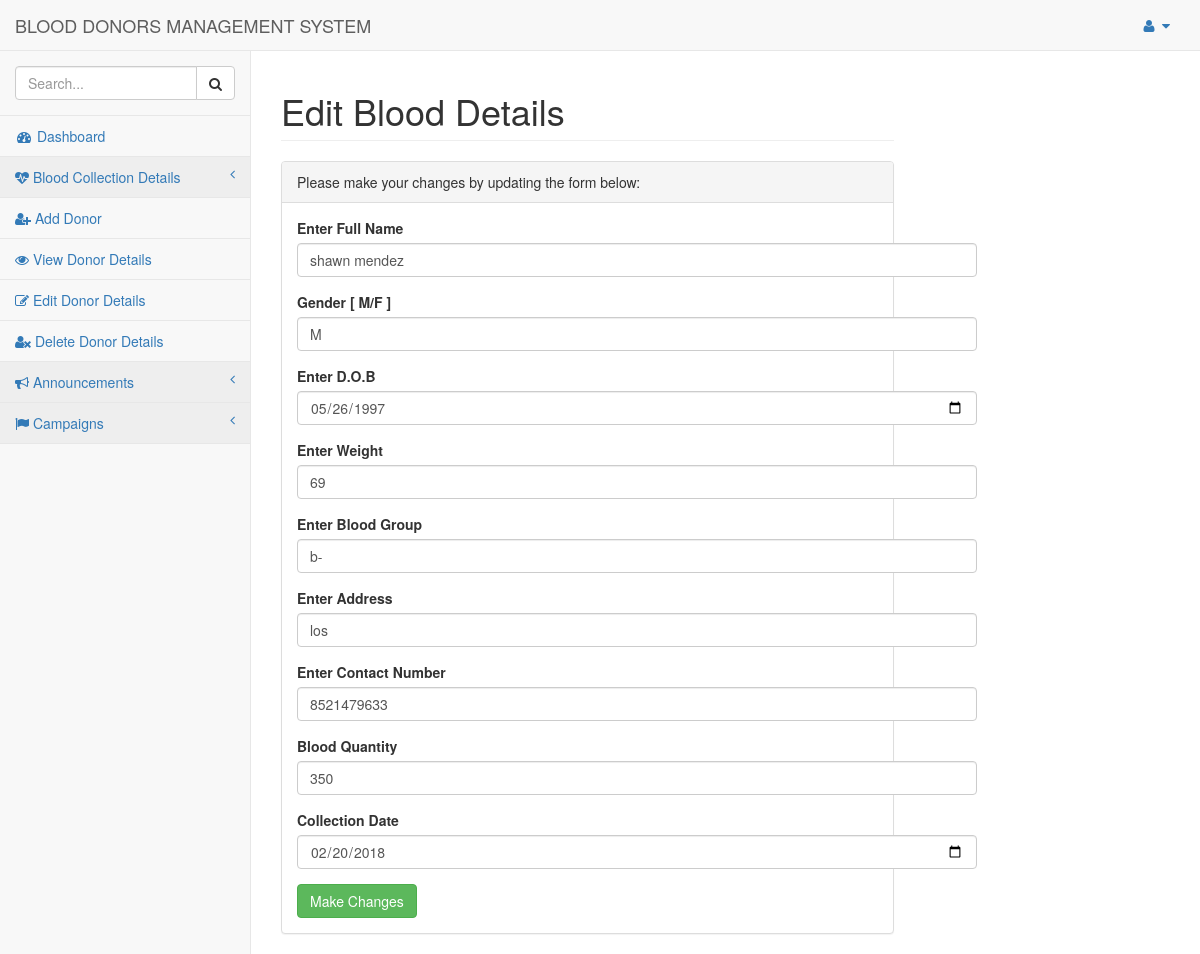
The app's page /pages/editbloodform.php?id=3, older data.
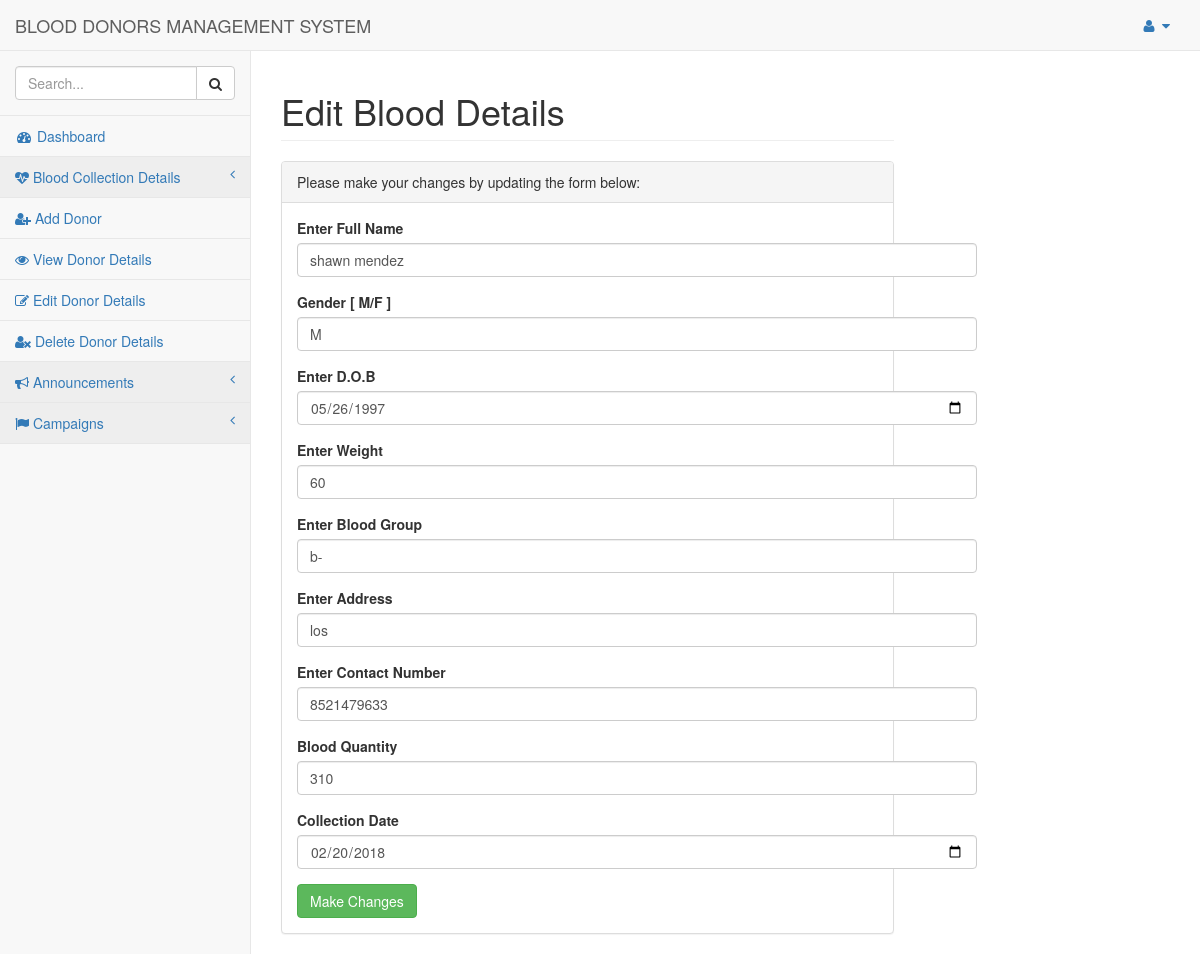
The same page, newer data.
### tables this page shows
CREATE TABLE IF NOT EXISTS `blood` (
`id` int(11) NOT NULL,
  `name` varchar(20) NOT NULL,
  `gender` varchar(20) NOT NULL,
  `dob` date NOT NULL,
  `weight` int(11) NOT NULL,
  `bloodgroup` varchar(3) NOT NULL,
  `address` varchar(20) NOT NULL,
  `contact` varchar(10) NOT NULL,
  `bloodqty` int(11) NOT NULL,
  `collection` date NOT NULL
);

### pages/editbloodform.php (the view, shortened to what the changed rows need)
<!DOCTYPE html>
<html lang="en">
<head>
    <link href="../vendor/bootstrap/css/bootstrap.min.css" rel="stylesheet">
    <link href="../vendor/metisMenu/metisMenu.min.css" rel="stylesheet">
    <link href="../dist/css/sb-admin-2.css" rel="stylesheet">
    <link href="../vendor/font-awesome/css/font-awesome.min.css" rel="stylesheet" type="text/css">
</head>
<body>
    <div id="wrapper">
        <nav class="navbar navbar-default navbar-static-top" role="navigation" style="margin-bottom: 0">
            <div class="navbar-header">
                <a class="navbar-brand" href="index.html">BLOOD DONORS MANAGEMENT SYSTEM</a>
            </div>
        </nav>
        <div id="page-wrapper">
            <div class="row">
                <div class="col-lg-12">
                    <h1 class="page-header">Edit Blood Details</h1>
                </div>
            </div>
            <div class="row">
                <div class="col-lg-12">
                    <div class="panel panel-default">
                        <div class="panel-body">
                            <div class="row">
                                <div class="col-lg-6">
                                <?php
									include 'dbconnect.php';
									$id=$_GET['id'];
									$qry= "select * from blood where id='$id'";
									$result=mysqli_query($conn,$qry);
									while($row=mysqli_fetch_array($result)){
									?>
                                    <form role="form" action="editedblood.php" method="post">
                                        <div class="form-group">
                                            <label>Enter Full Name</label>
                                            <input class="form-control" type="text" name="name" value='<?php echo $row['name']; ?>' required>
                                        </div>
                                        <div class="form-group">
                                            <label>Gender [ M/F ]</label>
                                            <input class="form-control" type="text" name="gender" value='<?php echo $row['gender']; ?>' required>
                                        </div>
                                        <div class="form-group">
                                            <label>Enter D.O.B</label>
                                            <input class="form-control" type="date" name="dob" value='<?php echo $row['dob']; ?>' required>
                                        </div>
                                        <div class="form-group">
                                            <label>Enter Weight</label>
                                            <input class="form-control" type="number" name="weight" value='<?php echo $row['weight']; ?>' required>
                                        </div>
                                        <div class="form-group">
                                            <label>Enter Blood Group</label>
                                            <input class="form-control" type="text" name="bloodgroup" value='<?php echo $row['bloodgroup']; ?>' required>
                                        </div>
                                        <div class="form-group">
                                            <label>Enter Address</label>
                                            <input class="form-control" type="text" name="address" value='<?php echo $row['address']; ?>' required>
                                        </div>
                                        <div class="form-group">
                                            <label>Enter Contact Number</label>
                                            <input class="form-control" type="number" name="contact" value='<?php echo $row['contact']; ?>' required>
                                        </div>
                                        <div class="form-group">
                                            <label>Blood Quantity</label>
                                            <input class="form-control" type="number" name="bloodqty" value='<?php echo $row['bloodqty']; ?>' required>
                                        </div>
                                        <div class="form-group">
                                                <label>Collection Date</label>
                                                <input class="form-control" type="date" name="collection" value='<?php echo $row['collection']; ?>' required>
                                            </div>
             <button type="submit"  class="btn btn-success">Make Changes</button>
                                    </form>
                                </div>
						<?php
						}
						?>
                            </div>
                        </div>
                    </div>
                </div>
            </div>
        </div>
    </div>
</body>
</html>

Row changes from the older to the newer data that the page shows:
changed blood "shawn mendez": weight "69" → "60"; bloodqty "350" → "310"
